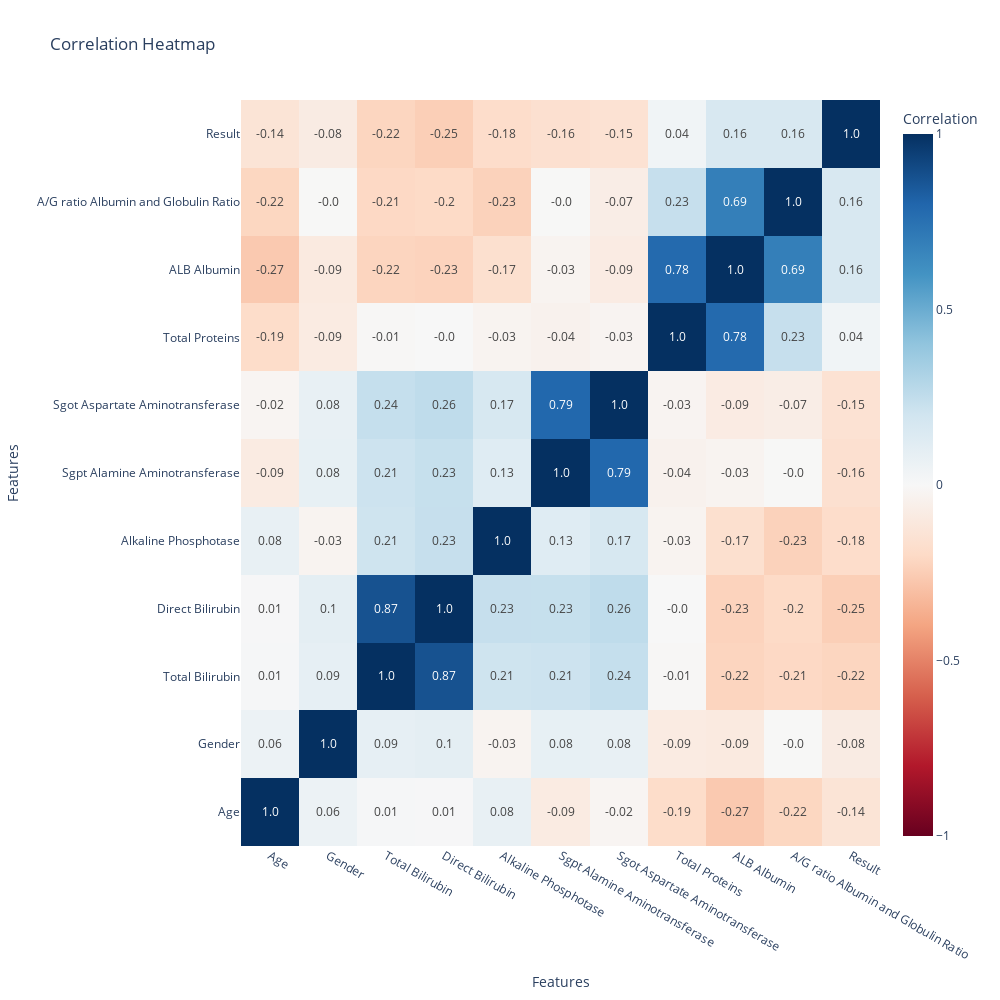

Source (notebook cell):
### Code cell
import plotly.graph_objects as go

# Compute correlation matrix
correlation_matrix = data.corr()

fig = go.Figure(data=go.Heatmap(
            z=correlation_matrix.values,
            x=correlation_matrix.columns,
            y=correlation_matrix.columns,
            colorscale='RdBu',
            zmin=-1,
            zmax=1,
            colorbar=dict(title='Correlation'),
            text=correlation_matrix.round(2).astype(str).values, 
            texttemplate="%{text}",  
            hoverinfo="text" 
        ))

fig.update_layout(
    title='Correlation Heatmap',
    xaxis_title='Features',
    yaxis_title='Features',
    width=1000,
    height=1000
)

fig.show()

### Figure 1 — Plotly figure (JSON) as saved in the notebook; plotly's stock layout.template omitted (floating-point values rounded to 4 significant figures)
{"data": [{"colorbar": {"title": {"text": "Correlation"}}, "colorscale": [[0, "rgb(103,0,31)"], [0.1, "rgb(178,24,43)"], [0.2, "rgb(214,96,77)"], [0.3, "rgb(244,165,130)"], [0.4, "rgb(253,219,199)"], [0.5, "rgb(247,247,247)"], [0.6, "rgb(209,229,240)"], [0.7, "rgb(146,197,222)"], [0.8, "rgb(67,147,195)"], [0.9, "rgb(33,102,172)"], [1, "rgb(5,48,97)"]], "hoverinfo": "text", "text": [["1.0", "0.06", "0.01", "0.01", "0.08", "-0.09", "-0.02", "-0.19", "-0.27", "-0.22", "-0.14"], ["0.06", "1.0", "0.09", "0.1", "-0.03", "0.08", "0.08", "-0.09", "-0.09", "-0.0", "-0.08"], ["0.01", "0.09", "1.0", "0.87", "0.21", "0.21", "0.24", "-0.01", "-0.22", "-0.21", "-0.22"], ["0.01", "0.1", "0.87", "1.0", "0.23", "0.23", "0.26", "-0.0", "-0.23", "-0.2", "-0.25"], ["0.08", "-0.03", "0.21", "0.23", "1.0", "0.13", "0.17", "-0.03", "-0.17", "-0.23", "-0.18"], ["-0.09", "0.08", "0.21", "0.23", "0.13", "1.0", "0.79", "-0.04", "-0.03", "-0.0", "-0.16"], ["-0.02", "0.08", "0.24", "0.26", "0.17", "0.79", "1.0", "-0.03", "-0.09", "-0.07", "-0.15"], ["-0.19", "-0.09", "-0.01", "-0.0", "-0.03", "-0.04", "-0.03", "1.0", "0.78", "0.23", "0.04"], ["-0.27", "-0.09", "-0.22", "-0.23", "-0.17", "-0.03", "-0.09", "0.78", "1.0", "0.69", "0.16"], ["-0.22", "-0.0", "-0.21", "-0.2", "-0.23", "-0.0", "-0.07", "0.23", "0.69", "1.0", "0.16"], ["-0.14", "-0.08", "-0.22", "-0.25", "-0.18", "-0.16", "-0.15", "0.04", "0.16", "0.16", "1.0"]], "texttemplate": "%{text}", "type": "heatmap", "x": ["Age", "Gender", "Total Bilirubin", "Direct Bilirubin", "Alkaline Phosphotase", "Sgpt Alamine Aminotransferase", "Sgot Aspartate Aminotransferase", "Total Proteins", "ALB Albumin", "A/G ratio Albumin and Globulin Ratio", "Result"], "y": ["Age", "Gender", "Total Bilirubin", "Direct Bilirubin", "Alkaline Phosphotase", "Sgpt Alamine Aminotransferase", "Sgot Aspartate Aminotransferase", "Total Proteins", "ALB Albumin", "A/G ratio Albumin and Globulin Ratio", "Result"], "z": [[1.0, 0.05656, 0.01176, 0.007529, 0.08042, -0.08688, -0.01991, -0.1875, -0.2659, -0.2164, -0.1374], [0.05656, 1.0, 0.08929, 0.1004, -0.0275, 0.08233, 0.08034, -0.08912, -0.0938, -0.003424, -0.08242], [0.01176, 0.08929, 1.0, 0.8746, 0.2067, 0.2141, 0.2378, -0.008099, -0.2223, -0.2063, -0.2202], [0.007529, 0.1004, 0.8746, 1.0, 0.2349, 0.2339, 0.2575, -0.0001387, -0.2285, -0.2001, -0.246], [0.08042, -0.0275, 0.2067, 0.2349, 1.0, 0.1257, 0.1672, -0.02851, -0.1655, -0.2342, -0.1849], [-0.08688, 0.08233, 0.2141, 0.2339, 0.1257, 1.0, 0.792, -0.04252, -0.02974, -0.002375, -0.1634], [-0.01991, 0.08034, 0.2378, 0.2575, 0.1672, 0.792, 1.0, -0.02565, -0.08529, -0.07004, -0.1519], [-0.1875, -0.08912, -0.008099, -0.0001387, -0.02851, -0.04252, -0.02565, 1.0, 0.7841, 0.2349, 0.03501], [-0.2659, -0.0938, -0.2223, -0.2285, -0.1655, -0.02974, -0.08529, 0.7841, 1.0, 0.6896, 0.1614], [-0.2164, -0.003424, -0.2063, -0.2001, -0.2342, -0.002375, -0.07004, 0.2349, 0.6896, 1.0, 0.1631], [-0.1374, -0.08242, -0.2202, -0.246, -0.1849, -0.1634, -0.1519, 0.03501, 0.1614, 0.1631, 1.0]], "zmax": 1, "zmin": -1}], "layout": {"height": 1000, "title": {"text": "Correlation Heatmap"}, "width": 1000, "xaxis": {"title": {"text": "Features"}}, "yaxis": {"title": {"text": "Features"}}}}
